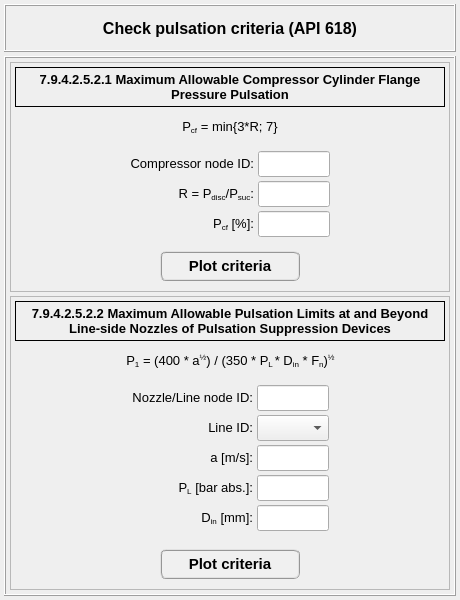
<?xml version="1.0" encoding="UTF-8"?>
<ui version="4.0">
 <class>Dialog</class>
 <widget class="QDialog" name="Dialog">
  <property name="geometry">
   <rect>
    <x>0</x>
    <y>0</y>
    <width>460</width>
    <height>600</height>
   </rect>
  </property>
  <property name="minimumSize">
   <size>
    <width>460</width>
    <height>600</height>
   </size>
  </property>
  <property name="maximumSize">
   <size>
    <width>460</width>
    <height>600</height>
   </size>
  </property>
  <property name="windowTitle">
   <string>Check pulsation criteria (API 618)</string>
  </property>
  <layout class="QGridLayout" name="gridLayout">
   <property name="leftMargin">
    <number>4</number>
   </property>
   <property name="topMargin">
    <number>4</number>
   </property>
   <property name="rightMargin">
    <number>4</number>
   </property>
   <property name="bottomMargin">
    <number>4</number>
   </property>
   <property name="spacing">
    <number>4</number>
   </property>
   <item row="0" column="0">
    <widget class="QFrame" name="frame_2">
     <property name="minimumSize">
      <size>
       <width>0</width>
       <height>48</height>
      </size>
     </property>
     <property name="maximumSize">
      <size>
       <width>16777215</width>
       <height>48</height>
      </size>
     </property>
     <property name="frameShape">
      <enum>QFrame::Box</enum>
     </property>
     <property name="frameShadow">
      <enum>QFrame::Raised</enum>
     </property>
     <layout class="QGridLayout" name="gridLayout_2">
      <item row="0" column="0">
       <widget class="QLabel" name="label">
        <property name="font">
         <font>
          <pointsize>12</pointsize>
          <weight>75</weight>
          <bold>true</bold>
         </font>
        </property>
        <property name="text">
         <string>Check pulsation criteria (API 618)</string>
        </property>
        <property name="alignment">
         <set>Qt::AlignCenter</set>
        </property>
       </widget>
      </item>
     </layout>
    </widget>
   </item>
   <item row="1" column="0">
    <widget class="QFrame" name="frame">
     <property name="frameShape">
      <enum>QFrame::Box</enum>
     </property>
     <property name="frameShadow">
      <enum>QFrame::Raised</enum>
     </property>
     <layout class="QGridLayout" name="gridLayout_3">
      <property name="leftMargin">
       <number>4</number>
      </property>
      <property name="topMargin">
       <number>4</number>
      </property>
      <property name="rightMargin">
       <number>4</number>
      </property>
      <property name="bottomMargin">
       <number>4</number>
      </property>
      <property name="spacing">
       <number>4</number>
      </property>
      <item row="1" column="0">
       <widget class="QFrame" name="frame_14">
        <property name="frameShape">
         <enum>QFrame::StyledPanel</enum>
        </property>
        <property name="frameShadow">
         <enum>QFrame::Raised</enum>
        </property>
        <layout class="QGridLayout" name="gridLayout_9">
         <property name="leftMargin">
          <number>4</number>
         </property>
         <property name="topMargin">
          <number>4</number>
         </property>
         <property name="rightMargin">
          <number>4</number>
         </property>
         <property name="bottomMargin">
          <number>4</number>
         </property>
         <property name="spacing">
          <number>4</number>
         </property>
         <item row="1" column="0">
          <widget class="QFrame" name="frame_15">
           <property name="minimumSize">
            <size>
             <width>0</width>
             <height>32</height>
            </size>
           </property>
           <property name="maximumSize">
            <size>
             <width>16777215</width>
             <height>32</height>
            </size>
           </property>
           <property name="frameShape">
            <enum>QFrame::NoFrame</enum>
           </property>
           <property name="frameShadow">
            <enum>QFrame::Raised</enum>
           </property>
           <layout class="QGridLayout" name="gridLayout_10">
            <property name="leftMargin">
             <number>2</number>
            </property>
            <property name="topMargin">
             <number>2</number>
            </property>
            <property name="rightMargin">
             <number>2</number>
            </property>
            <property name="bottomMargin">
             <number>2</number>
            </property>
            <property name="spacing">
             <number>2</number>
            </property>
            <item row="0" column="1">
             <widget class="QLabel" name="label_10">
              <property name="font">
               <font>
                <pointsize>10</pointsize>
               </font>
              </property>
              <property name="text">
               <string>&lt;html&gt;&lt;head/&gt;&lt;body&gt;&lt;p&gt;P&lt;span style=&quot; vertical-align:sub;&quot;&gt;1&lt;/span&gt; = (400 * a&lt;span style=&quot; vertical-align:super;&quot;&gt;½&lt;/span&gt;) / (350 * P&lt;span style=&quot; vertical-align:sub;&quot;&gt;L &lt;/span&gt;* D&lt;span style=&quot; vertical-align:sub;&quot;&gt;in&lt;/span&gt; * F&lt;span style=&quot; vertical-align:sub;&quot;&gt;n&lt;/span&gt;)&lt;span style=&quot; vertical-align:super;&quot;&gt;½&lt;/span&gt;&lt;/p&gt;&lt;/body&gt;&lt;/html&gt;</string>
              </property>
              <property name="alignment">
               <set>Qt::AlignCenter</set>
              </property>
              <property name="wordWrap">
               <bool>false</bool>
              </property>
             </widget>
            </item>
            <item row="0" column="0">
             <widget class="QFrame" name="frame_16">
              <property name="frameShape">
               <enum>QFrame::NoFrame</enum>
              </property>
              <property name="frameShadow">
               <enum>QFrame::Raised</enum>
              </property>
             </widget>
            </item>
            <item row="0" column="2">
             <widget class="QFrame" name="frame_17">
              <property name="frameShape">
               <enum>QFrame::NoFrame</enum>
              </property>
              <property name="frameShadow">
               <enum>QFrame::Raised</enum>
              </property>
             </widget>
            </item>
           </layout>
          </widget>
         </item>
         <item row="2" column="0">
          <widget class="QFrame" name="frame_18">
           <property name="frameShape">
            <enum>QFrame::NoFrame</enum>
           </property>
           <property name="frameShadow">
            <enum>QFrame::Raised</enum>
           </property>
           <layout class="QGridLayout" name="gridLayout_11">
            <property name="leftMargin">
             <number>2</number>
            </property>
            <property name="topMargin">
             <number>2</number>
            </property>
            <property name="rightMargin">
             <number>2</number>
            </property>
            <property name="bottomMargin">
             <number>2</number>
            </property>
            <property name="horizontalSpacing">
             <number>4</number>
            </property>
            <property name="verticalSpacing">
             <number>2</number>
            </property>
            <item row="0" column="0">
             <widget class="QFrame" name="frame_4">
              <property name="frameShape">
               <enum>QFrame::NoFrame</enum>
              </property>
              <property name="frameShadow">
               <enum>QFrame::Raised</enum>
              </property>
             </widget>
            </item>
            <item row="0" column="3">
             <widget class="QFrame" name="frame_24">
              <property name="frameShape">
               <enum>QFrame::NoFrame</enum>
              </property>
              <property name="frameShadow">
               <enum>QFrame::Raised</enum>
              </property>
             </widget>
            </item>
            <item row="0" column="2">
             <widget class="QLineEdit" name="lineEdit_nozzle_id">
              <property name="minimumSize">
               <size>
                <width>72</width>
                <height>26</height>
               </size>
              </property>
              <property name="maximumSize">
               <size>
                <width>72</width>
                <height>26</height>
               </size>
              </property>
              <property name="font">
               <font>
                <pointsize>10</pointsize>
               </font>
              </property>
              <property name="alignment">
               <set>Qt::AlignCenter</set>
              </property>
             </widget>
            </item>
            <item row="1" column="1">
             <widget class="QLabel" name="label_11">
              <property name="font">
               <font>
                <pointsize>10</pointsize>
               </font>
              </property>
              <property name="text">
               <string>&lt;html&gt;&lt;head/&gt;&lt;body&gt;&lt;p&gt;Line ID:&lt;/p&gt;&lt;/body&gt;&lt;/html&gt;</string>
              </property>
              <property name="alignment">
               <set>Qt::AlignRight|Qt::AlignTrailing|Qt::AlignVCenter</set>
              </property>
             </widget>
            </item>
            <item row="0" column="1">
             <widget class="QLabel" name="label_15">
              <property name="font">
               <font>
                <pointsize>10</pointsize>
               </font>
              </property>
              <property name="text">
               <string>&lt;html&gt;&lt;head/&gt;&lt;body&gt;&lt;p&gt;Nozzle/Line node ID:&lt;/p&gt;&lt;/body&gt;&lt;/html&gt;</string>
              </property>
              <property name="alignment">
               <set>Qt::AlignRight|Qt::AlignTrailing|Qt::AlignVCenter</set>
              </property>
             </widget>
            </item>
            <item row="2" column="2">
             <widget class="QLineEdit" name="lineEdit_speed_of_sound">
              <property name="minimumSize">
               <size>
                <width>72</width>
                <height>26</height>
               </size>
              </property>
              <property name="maximumSize">
               <size>
                <width>72</width>
                <height>26</height>
               </size>
              </property>
              <property name="font">
               <font>
                <pointsize>10</pointsize>
               </font>
              </property>
              <property name="alignment">
               <set>Qt::AlignCenter</set>
              </property>
             </widget>
            </item>
            <item row="1" column="2">
             <widget class="QComboBox" name="comboBox_line_ids">
              <property name="minimumSize">
               <size>
                <width>72</width>
                <height>26</height>
               </size>
              </property>
              <property name="maximumSize">
               <size>
                <width>72</width>
                <height>26</height>
               </size>
              </property>
              <property name="font">
               <font>
                <pointsize>10</pointsize>
               </font>
              </property>
             </widget>
            </item>
            <item row="2" column="1">
             <widget class="QLabel" name="label_12">
              <property name="font">
               <font>
                <pointsize>10</pointsize>
               </font>
              </property>
              <property name="text">
               <string>&lt;html&gt;&lt;head/&gt;&lt;body&gt;&lt;p&gt;a [m/s]:&lt;/p&gt;&lt;/body&gt;&lt;/html&gt;</string>
              </property>
              <property name="alignment">
               <set>Qt::AlignRight|Qt::AlignTrailing|Qt::AlignVCenter</set>
              </property>
             </widget>
            </item>
            <item row="4" column="2">
             <widget class="QLineEdit" name="lineEdit_internal_diameter">
              <property name="minimumSize">
               <size>
                <width>72</width>
                <height>26</height>
               </size>
              </property>
              <property name="maximumSize">
               <size>
                <width>72</width>
                <height>26</height>
               </size>
              </property>
              <property name="font">
               <font>
                <pointsize>10</pointsize>
               </font>
              </property>
              <property name="alignment">
               <set>Qt::AlignCenter</set>
              </property>
             </widget>
            </item>
            <item row="4" column="1">
             <widget class="QLabel" name="label_13">
              <property name="font">
               <font>
                <pointsize>10</pointsize>
               </font>
              </property>
              <property name="text">
               <string>&lt;html&gt;&lt;head/&gt;&lt;body&gt;&lt;p&gt;D&lt;span style=&quot; vertical-align:sub;&quot;&gt;in&lt;/span&gt; [mm]:&lt;/p&gt;&lt;/body&gt;&lt;/html&gt;</string>
              </property>
              <property name="alignment">
               <set>Qt::AlignRight|Qt::AlignTrailing|Qt::AlignVCenter</set>
              </property>
             </widget>
            </item>
            <item row="3" column="1">
             <widget class="QLabel" name="label_14">
              <property name="font">
               <font>
                <pointsize>10</pointsize>
               </font>
              </property>
              <property name="text">
               <string>&lt;html&gt;&lt;head/&gt;&lt;body&gt;&lt;p&gt;P&lt;span style=&quot; vertical-align:sub;&quot;&gt;L&lt;/span&gt; [bar abs.]:&lt;/p&gt;&lt;/body&gt;&lt;/html&gt;</string>
              </property>
              <property name="alignment">
               <set>Qt::AlignRight|Qt::AlignTrailing|Qt::AlignVCenter</set>
              </property>
             </widget>
            </item>
            <item row="3" column="2">
             <widget class="QLineEdit" name="lineEdit_line_pressure">
              <property name="minimumSize">
               <size>
                <width>72</width>
                <height>26</height>
               </size>
              </property>
              <property name="maximumSize">
               <size>
                <width>72</width>
                <height>26</height>
               </size>
              </property>
              <property name="font">
               <font>
                <pointsize>10</pointsize>
               </font>
              </property>
              <property name="alignment">
               <set>Qt::AlignCenter</set>
              </property>
             </widget>
            </item>
           </layout>
          </widget>
         </item>
         <item row="3" column="0">
          <widget class="QFrame" name="frame_21">
           <property name="maximumSize">
            <size>
             <width>16777215</width>
             <height>42</height>
            </size>
           </property>
           <property name="frameShape">
            <enum>QFrame::NoFrame</enum>
           </property>
           <property name="frameShadow">
            <enum>QFrame::Raised</enum>
           </property>
           <layout class="QGridLayout" name="gridLayout_12">
            <property name="leftMargin">
             <number>2</number>
            </property>
            <property name="topMargin">
             <number>2</number>
            </property>
            <property name="rightMargin">
             <number>2</number>
            </property>
            <property name="bottomMargin">
             <number>2</number>
            </property>
            <property name="spacing">
             <number>2</number>
            </property>
            <item row="0" column="1">
             <widget class="QPushButton" name="pushButton_plot_filtered_criteria">
              <property name="minimumSize">
               <size>
                <width>120</width>
                <height>30</height>
               </size>
              </property>
              <property name="maximumSize">
               <size>
                <width>160</width>
                <height>30</height>
               </size>
              </property>
              <property name="font">
               <font>
                <family>MS Shell Dlg 2</family>
                <pointsize>11</pointsize>
                <weight>75</weight>
                <italic>false</italic>
                <bold>true</bold>
               </font>
              </property>
              <property name="styleSheet">
               <string notr="true">QPushButton{border-radius: 6px; border-color: rgb(150, 150, 150); border-style: ridge; border-width: 2px; color: rgb(0, 0, 0); background-color: rgb(240, 240, 240); font: 75 bold 11pt &quot;MS Shell Dlg 2&quot;}
QPushButton:hover{border-radius: 6px; border-color: rgb(0, 170, 255); border-style: ridge; border-width: 2px; color: rgb(0, 0, 0); background-color: rgba(174, 213, 255, 100); font: 75 bold 11pt &quot;MS Shell Dlg 2&quot;}
QPushButton:pressed{border-radius: 6px; border-color: rgb(0, 170, 255); border-style: ridge; border-width: 3px; color: rgb(0, 0, 0); background-color: rgb(174, 213, 255); font: 75 bold 11pt &quot;MS Shell Dlg 2&quot;}
QPushButton:disabled{border-radius: 6px; border-color: rgb(150, 150, 150); border-style: ridge; border-width: 3px; color: rgb(150, 150, 150); background-color: rgb(220, 220, 220); font: 75 bold 11pt &quot;MS Shell Dlg 2&quot;}</string>
              </property>
              <property name="text">
               <string>Plot criteria</string>
              </property>
              <property name="flat">
               <bool>false</bool>
              </property>
             </widget>
            </item>
            <item row="0" column="0">
             <widget class="QFrame" name="frame_22">
              <property name="frameShape">
               <enum>QFrame::NoFrame</enum>
              </property>
              <property name="frameShadow">
               <enum>QFrame::Raised</enum>
              </property>
             </widget>
            </item>
            <item row="0" column="2">
             <widget class="QFrame" name="frame_23">
              <property name="frameShape">
               <enum>QFrame::NoFrame</enum>
              </property>
              <property name="frameShadow">
               <enum>QFrame::Raised</enum>
              </property>
             </widget>
            </item>
           </layout>
          </widget>
         </item>
         <item row="0" column="0">
          <widget class="QLabel" name="label_second_criteria">
           <property name="maximumSize">
            <size>
             <width>16777215</width>
             <height>40</height>
            </size>
           </property>
           <property name="font">
            <font>
             <pointsize>10</pointsize>
             <weight>75</weight>
             <bold>true</bold>
            </font>
           </property>
           <property name="frameShape">
            <enum>QFrame::Box</enum>
           </property>
           <property name="text">
            <string>7.9.4.2.5.2.2 Maximum Allowable Pulsation Limits at and Beyond Line-side Nozzles of Pulsation Suppression Devices</string>
           </property>
           <property name="alignment">
            <set>Qt::AlignCenter</set>
           </property>
           <property name="wordWrap">
            <bool>true</bool>
           </property>
           <property name="margin">
            <number>6</number>
           </property>
          </widget>
         </item>
        </layout>
       </widget>
      </item>
      <item row="0" column="0">
       <widget class="QFrame" name="frame_3">
        <property name="maximumSize">
         <size>
          <width>16777215</width>
          <height>230</height>
         </size>
        </property>
        <property name="frameShape">
         <enum>QFrame::StyledPanel</enum>
        </property>
        <property name="frameShadow">
         <enum>QFrame::Raised</enum>
        </property>
        <layout class="QGridLayout" name="gridLayout_8">
         <property name="leftMargin">
          <number>4</number>
         </property>
         <property name="topMargin">
          <number>4</number>
         </property>
         <property name="rightMargin">
          <number>4</number>
         </property>
         <property name="bottomMargin">
          <number>4</number>
         </property>
         <property name="spacing">
          <number>4</number>
         </property>
         <item row="0" column="0">
          <widget class="QLabel" name="label_first_criteria">
           <property name="maximumSize">
            <size>
             <width>16777215</width>
             <height>40</height>
            </size>
           </property>
           <property name="font">
            <font>
             <pointsize>10</pointsize>
             <weight>75</weight>
             <bold>true</bold>
            </font>
           </property>
           <property name="frameShape">
            <enum>QFrame::Box</enum>
           </property>
           <property name="text">
            <string>7.9.4.2.5.2.1 Maximum Allowable Compressor Cylinder Flange Pressure Pulsation</string>
           </property>
           <property name="alignment">
            <set>Qt::AlignCenter</set>
           </property>
           <property name="wordWrap">
            <bool>true</bool>
           </property>
           <property name="margin">
            <number>6</number>
           </property>
          </widget>
         </item>
         <item row="1" column="0">
          <widget class="QFrame" name="frame_11">
           <property name="minimumSize">
            <size>
             <width>0</width>
             <height>32</height>
            </size>
           </property>
           <property name="maximumSize">
            <size>
             <width>16777215</width>
             <height>32</height>
            </size>
           </property>
           <property name="frameShape">
            <enum>QFrame::NoFrame</enum>
           </property>
           <property name="frameShadow">
            <enum>QFrame::Raised</enum>
           </property>
           <layout class="QGridLayout" name="gridLayout_7">
            <property name="leftMargin">
             <number>2</number>
            </property>
            <property name="topMargin">
             <number>2</number>
            </property>
            <property name="rightMargin">
             <number>2</number>
            </property>
            <property name="bottomMargin">
             <number>2</number>
            </property>
            <property name="spacing">
             <number>2</number>
            </property>
            <item row="0" column="1">
             <widget class="QLabel" name="label_4">
              <property name="font">
               <font>
                <pointsize>10</pointsize>
               </font>
              </property>
              <property name="text">
               <string>&lt;html&gt;&lt;head/&gt;&lt;body&gt;&lt;p&gt;P&lt;span style=&quot; vertical-align:sub;&quot;&gt;cf&lt;/span&gt; = min{3*R; 7}&lt;/p&gt;&lt;/body&gt;&lt;/html&gt;</string>
              </property>
              <property name="alignment">
               <set>Qt::AlignCenter</set>
              </property>
              <property name="wordWrap">
               <bool>true</bool>
              </property>
             </widget>
            </item>
            <item row="0" column="0">
             <widget class="QFrame" name="frame_12">
              <property name="frameShape">
               <enum>QFrame::NoFrame</enum>
              </property>
              <property name="frameShadow">
               <enum>QFrame::Raised</enum>
              </property>
             </widget>
            </item>
            <item row="0" column="2">
             <widget class="QFrame" name="frame_13">
              <property name="frameShape">
               <enum>QFrame::NoFrame</enum>
              </property>
              <property name="frameShadow">
               <enum>QFrame::Raised</enum>
              </property>
             </widget>
            </item>
           </layout>
          </widget>
         </item>
         <item row="2" column="0">
          <widget class="QFrame" name="frame_5">
           <property name="frameShape">
            <enum>QFrame::NoFrame</enum>
           </property>
           <property name="frameShadow">
            <enum>QFrame::Raised</enum>
           </property>
           <layout class="QGridLayout" name="gridLayout_4">
            <property name="leftMargin">
             <number>2</number>
            </property>
            <property name="topMargin">
             <number>2</number>
            </property>
            <property name="rightMargin">
             <number>2</number>
            </property>
            <property name="bottomMargin">
             <number>2</number>
            </property>
            <property name="horizontalSpacing">
             <number>4</number>
            </property>
            <property name="verticalSpacing">
             <number>2</number>
            </property>
            <item row="0" column="1">
             <widget class="QLabel" name="label_8">
              <property name="font">
               <font>
                <pointsize>10</pointsize>
               </font>
              </property>
              <property name="text">
               <string>&lt;html&gt;&lt;head/&gt;&lt;body&gt;&lt;p&gt;Compressor node ID:&lt;/p&gt;&lt;/body&gt;&lt;/html&gt;</string>
              </property>
              <property name="alignment">
               <set>Qt::AlignRight|Qt::AlignTrailing|Qt::AlignVCenter</set>
              </property>
             </widget>
            </item>
            <item row="2" column="1">
             <widget class="QLabel" name="label_7">
              <property name="font">
               <font>
                <pointsize>10</pointsize>
               </font>
              </property>
              <property name="text">
               <string>&lt;html&gt;&lt;head/&gt;&lt;body&gt;&lt;p&gt;P&lt;span style=&quot; vertical-align:sub;&quot;&gt;cf&lt;/span&gt; [%]:&lt;/p&gt;&lt;/body&gt;&lt;/html&gt;</string>
              </property>
              <property name="alignment">
               <set>Qt::AlignRight|Qt::AlignTrailing|Qt::AlignVCenter</set>
              </property>
             </widget>
            </item>
            <item row="0" column="2">
             <widget class="QLineEdit" name="lineEdit_compressor_node_id">
              <property name="minimumSize">
               <size>
                <width>72</width>
                <height>26</height>
               </size>
              </property>
              <property name="maximumSize">
               <size>
                <width>72</width>
                <height>26</height>
               </size>
              </property>
              <property name="font">
               <font>
                <pointsize>10</pointsize>
               </font>
              </property>
              <property name="alignment">
               <set>Qt::AlignCenter</set>
              </property>
             </widget>
            </item>
            <item row="2" column="2">
             <widget class="QLineEdit" name="lineEdit_unfiltered_criteria">
              <property name="minimumSize">
               <size>
                <width>72</width>
                <height>26</height>
               </size>
              </property>
              <property name="maximumSize">
               <size>
                <width>72</width>
                <height>26</height>
               </size>
              </property>
              <property name="font">
               <font>
                <pointsize>10</pointsize>
               </font>
              </property>
              <property name="alignment">
               <set>Qt::AlignCenter</set>
              </property>
             </widget>
            </item>
            <item row="1" column="1">
             <widget class="QLabel" name="label_5">
              <property name="font">
               <font>
                <pointsize>10</pointsize>
               </font>
              </property>
              <property name="text">
               <string>&lt;html&gt;&lt;head/&gt;&lt;body&gt;&lt;p&gt;R = P&lt;span style=&quot; vertical-align:sub;&quot;&gt;disc&lt;/span&gt;/P&lt;span style=&quot; vertical-align:sub;&quot;&gt;suc&lt;/span&gt;:&lt;/p&gt;&lt;/body&gt;&lt;/html&gt;</string>
              </property>
              <property name="alignment">
               <set>Qt::AlignRight|Qt::AlignTrailing|Qt::AlignVCenter</set>
              </property>
             </widget>
            </item>
            <item row="1" column="2">
             <widget class="QLineEdit" name="lineEdit_pressure_ratio">
              <property name="minimumSize">
               <size>
                <width>72</width>
                <height>26</height>
               </size>
              </property>
              <property name="maximumSize">
               <size>
                <width>72</width>
                <height>26</height>
               </size>
              </property>
              <property name="font">
               <font>
                <pointsize>10</pointsize>
               </font>
              </property>
              <property name="alignment">
               <set>Qt::AlignCenter</set>
              </property>
             </widget>
            </item>
            <item row="0" column="0">
             <widget class="QFrame" name="frame_7">
              <property name="frameShape">
               <enum>QFrame::NoFrame</enum>
              </property>
              <property name="frameShadow">
               <enum>QFrame::Raised</enum>
              </property>
             </widget>
            </item>
            <item row="0" column="3">
             <widget class="QFrame" name="frame_8">
              <property name="frameShape">
               <enum>QFrame::NoFrame</enum>
              </property>
              <property name="frameShadow">
               <enum>QFrame::Raised</enum>
              </property>
             </widget>
            </item>
           </layout>
          </widget>
         </item>
         <item row="3" column="0">
          <widget class="QFrame" name="frame_6">
           <property name="maximumSize">
            <size>
             <width>16777215</width>
             <height>42</height>
            </size>
           </property>
           <property name="frameShape">
            <enum>QFrame::NoFrame</enum>
           </property>
           <property name="frameShadow">
            <enum>QFrame::Raised</enum>
           </property>
           <layout class="QGridLayout" name="gridLayout_6">
            <property name="leftMargin">
             <number>2</number>
            </property>
            <property name="topMargin">
             <number>2</number>
            </property>
            <property name="rightMargin">
             <number>2</number>
            </property>
            <property name="bottomMargin">
             <number>2</number>
            </property>
            <property name="spacing">
             <number>2</number>
            </property>
            <item row="0" column="1">
             <widget class="QPushButton" name="pushButton_plot_unfiltered_criteria">
              <property name="minimumSize">
               <size>
                <width>120</width>
                <height>30</height>
               </size>
              </property>
              <property name="maximumSize">
               <size>
                <width>160</width>
                <height>30</height>
               </size>
              </property>
              <property name="font">
               <font>
                <family>MS Shell Dlg 2</family>
                <pointsize>11</pointsize>
                <weight>75</weight>
                <italic>false</italic>
                <bold>true</bold>
               </font>
              </property>
              <property name="styleSheet">
               <string notr="true">QPushButton{border-radius: 6px; border-color: rgb(150, 150, 150); border-style: ridge; border-width: 2px; color: rgb(0, 0, 0); background-color: rgb(240, 240, 240); font: 75 bold 11pt &quot;MS Shell Dlg 2&quot;}
QPushButton:hover{border-radius: 6px; border-color: rgb(0, 170, 255); border-style: ridge; border-width: 2px; color: rgb(0, 0, 0); background-color: rgba(174, 213, 255, 100); font: 75 bold 11pt &quot;MS Shell Dlg 2&quot;}
QPushButton:pressed{border-radius: 6px; border-color: rgb(0, 170, 255); border-style: ridge; border-width: 3px; color: rgb(0, 0, 0); background-color: rgb(174, 213, 255); font: 75 bold 11pt &quot;MS Shell Dlg 2&quot;}
QPushButton:disabled{border-radius: 6px; border-color: rgb(150, 150, 150); border-style: ridge; border-width: 3px; color: rgb(150, 150, 150); background-color: rgb(220, 220, 220); font: 75 bold 11pt &quot;MS Shell Dlg 2&quot;}</string>
              </property>
              <property name="text">
               <string>Plot criteria</string>
              </property>
              <property name="flat">
               <bool>false</bool>
              </property>
             </widget>
            </item>
            <item row="0" column="0">
             <widget class="QFrame" name="frame_9">
              <property name="frameShape">
               <enum>QFrame::NoFrame</enum>
              </property>
              <property name="frameShadow">
               <enum>QFrame::Raised</enum>
              </property>
             </widget>
            </item>
            <item row="0" column="2">
             <widget class="QFrame" name="frame_10">
              <property name="frameShape">
               <enum>QFrame::NoFrame</enum>
              </property>
              <property name="frameShadow">
               <enum>QFrame::Raised</enum>
              </property>
             </widget>
            </item>
           </layout>
          </widget>
         </item>
        </layout>
       </widget>
      </item>
     </layout>
    </widget>
   </item>
  </layout>
 </widget>
 <resources/>
 <connections/>
</ui>
